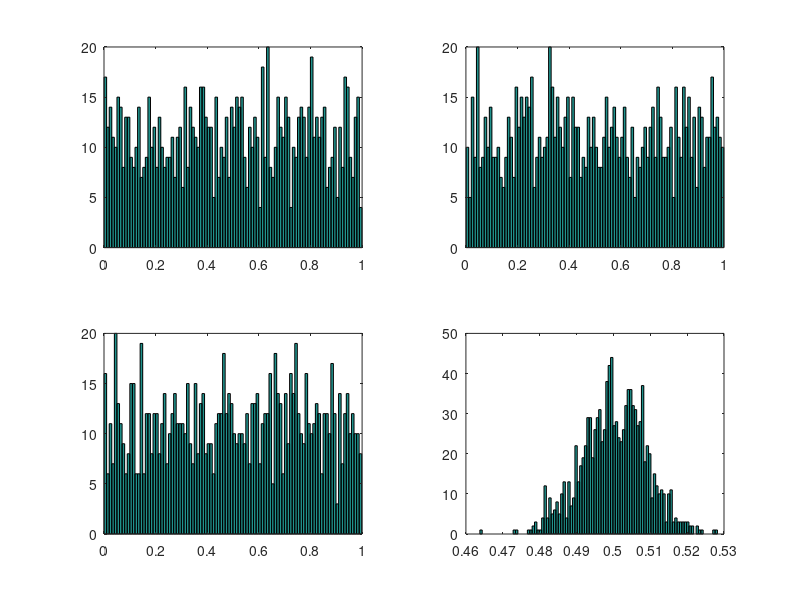

Reproduce this figure in MATLAB.
clear all
m=6;
s=4;

% 1000 repeticoes de 1120 amostras cada

Z=rand(1000,1120);
mZ=mean(Z);
subplot(2,2,1),hist(Z(123,:),100)
subplot(2,2,2),hist(Z(234,:),100)
subplot(2,2,3),hist(Z(666,:),100)
subplot(2,2,4),hist(mZ,100)

